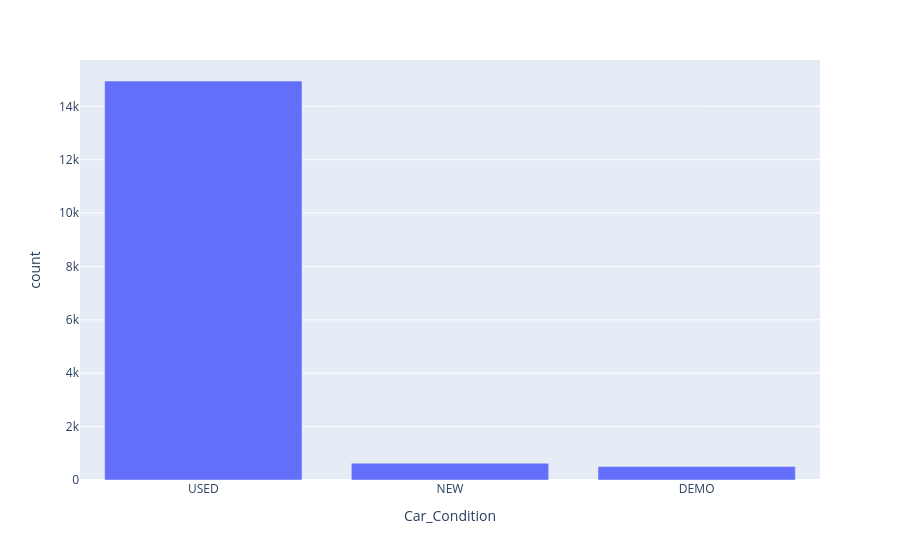

Write notebook code for a chart like this one.
### Code cell
fig.show()

### Figure 1 — Plotly figure (JSON) as saved in the notebook; plotly's stock layout.template omitted (floating-point values rounded to 4 significant figures)
{"data": [{"hovertemplate": "Car_Condition=%{x}<br>count=%{y}<extra></extra>", "legendgroup": "", "marker": {"color": "#636efa", "pattern": {"shape": ""}}, "name": "", "orientation": "v", "showlegend": false, "textposition": "auto", "type": "bar", "x": ["USED", "NEW", "DEMO"], "xaxis": "x", "y": [14948, 627, 504], "yaxis": "y"}], "layout": {"barmode": "relative", "legend": {"tracegroupgap": 0}, "margin": {"t": 60}, "xaxis": {"anchor": "y", "domain": [0, 1], "title": {"text": "Car_Condition"}}, "yaxis": {"anchor": "x", "domain": [0, 1], "title": {"text": "count"}}}}
